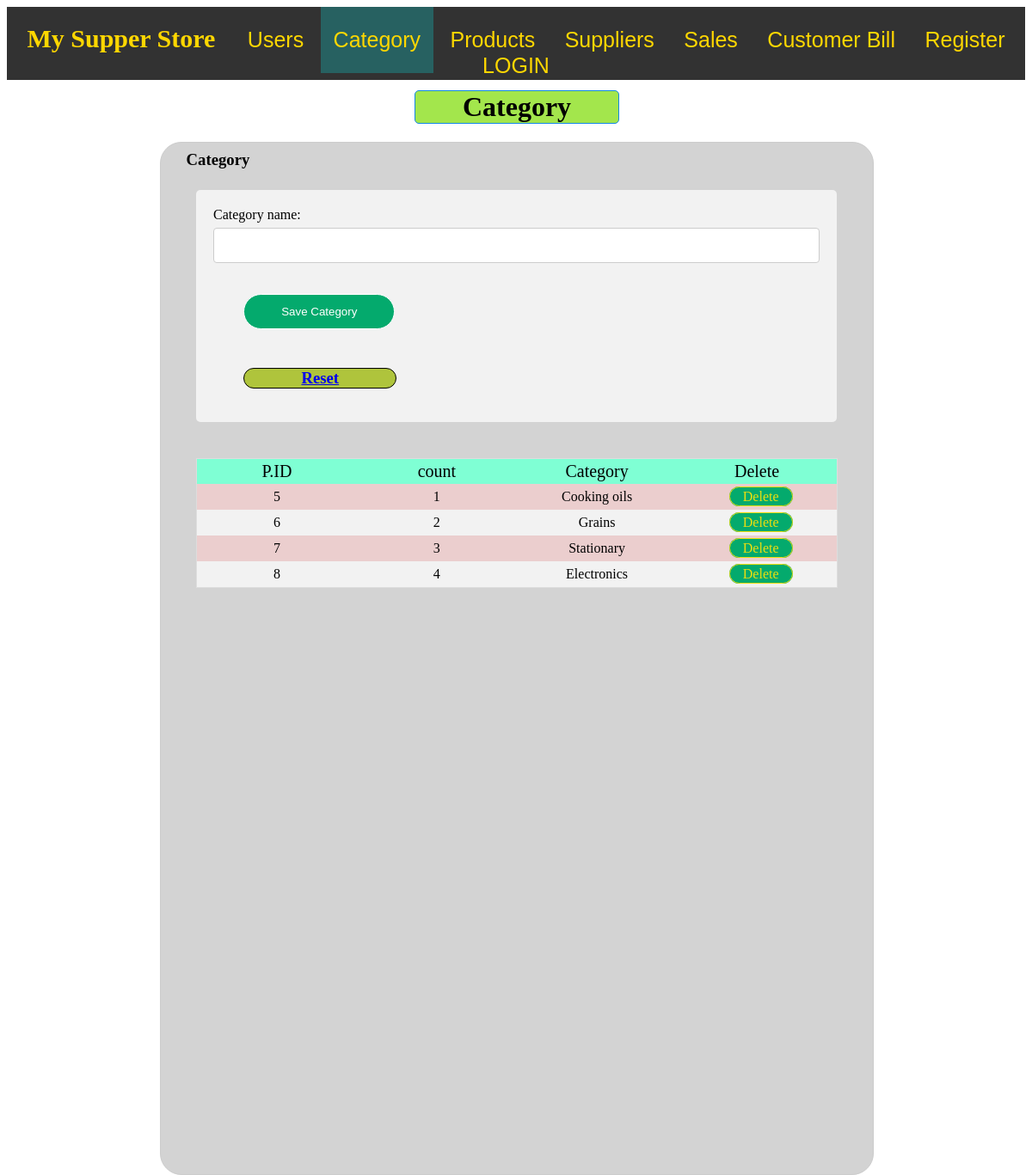
The page /category/ on the database its author committed.
### members/models.py (models this page shows, shortened)
class Category(models.Model):
    category_name=models.CharField(max_length=255)
    is_deleted = models.BooleanField(default=False)

### members/views.py (the view)
# urls.py: path("category/",views.category,name="category"),
def category(request):
    error=False
    msg=False
    try:
      if request.method == 'POST':
        form =Category_form() # Return form to html
        category_name=str(request.POST.get('category_name')).capitalize()
        allcategory=Category.objects.filter(is_deleted=False).values()
        for entry in allcategory:
          if category_name==entry['category_name']:
            error=True
            break
        else:
            prod=Category(category_name=category_name)
            prod.save()
            msg=True
      else:
        form=Category_form()
    except:
            pass
    mycategory = Category.objects.filter(is_deleted=False).values()
    data={'form':form ,'error':error,'mycategory':mycategory,'msg':msg }
    return render(request,'category.html',data)

### members/forms.py
class Category_form(forms.Form):
    category_name=forms.CharField(max_length=255)

### templates/category.html (shortened to what this page needs)
{% extends "master1.html" %}
{% block content %}
<div style="height:1200px" >
  <h1 style="text-align:center;margin-left:40%;margin-top:1% ;background-color:rgb(163, 230, 76);
  border: 1px solid rgb(19, 135, 230); width:20%;
  border-radius: 5px;">Category</h1>
  <div style="width:70% ; background-color:lightgray; margin-left:15% ;
  margin-top:1% ; height:100% ;border: 1px solid #ccc;
  border-radius: 25px; " >
  <h3 style="text-align:left;margin-left:30px ;margin-top:1% ;" > Category </h3>
  <div class="container" style="width:85% ;;margin-left:5% ;margin-top:3%;">
      <form method='post'>
      {{form}}
      <input type="submit" style="width:25% ; margin-top:20px ;   border: 1px solid;
      border-radius: 25px; margin-left:5% " value="Save Category">
      </form>
      <h3 style="width:25% ; margin-top:20px ; text-align:center ; border: 1px solid;background-color:rgb(175, 196, 60);
      border-radius: 25px; margin-left:5% " ><a class="nav-link" href="/category/"> Reset</a> </h3>
  </div>
    <table style="width:90%;margin:5%">
      <thead>
        <tr style="text-align:center; width:150px">
          <td style="width:5%;background-color: aquamarine;font-size: 20px"> P.ID </td>
          <td style="width:5%;background-color: aquamarine;font-size: 20px"> count </td>
          <td style="background-color: aquamarine;font-size: 20px"> Category </td>
          <td style="background-color: aquamarine;font-size: 20px">Delete</td>
        </tr>
      </thead>
        {% for x in mycategory %}
        <tr style="text-align:center ; margin-top:25px ;" >
          <td> <a href="/show_category/{{ x.id }}">{{ x.id }}</a> </td>
          <td> {{ forloop.counter }} </td>
          <td> {{ x.category_name }} </td>
          <td> <a onclick="return confirm('Are you sure you want to delete this?')" name="navlink" style="width:200% ; border: 1px solid;
            border-radius: 25px; margin-left:5% " href={%url 'delete_category' id=x.id %}>Delete </td>
        </tr>
        {% endfor %}
    </table>
</div>
{% endblock %}

### static/main.css (style rules this page uses)
input[type=text], select, textarea { width: 100%; padding: 12px; border: 1px solid #ccc; border-radius: 4px; box-sizing: border-box; margin-top: 6px; margin-bottom: 16px; resize: vertical }
input[type=submit] { width: 20%; background-color: #04AA6D; color: white; padding: 12px 30px 12px 30px; border: none; border-radius: 25px; cursor: pointer; margin-bottom: 25px; text-align: center; }
a[name=navlink] { width: 100%; background-color: #04AA6D; color: rgb(236, 222, 15); padding: 2px 15px 2px 15px; border-color:#9b6d31; border-radius: 4px; cursor: pointer; text-decoration: none; border: 2px solid; border-radius: 15px; }
.container { border-radius: 5px; background-color: #f2f2f2; padding: 20px; }
table { border-collapse: collapse; border-spacing: 0; margin-left:0%; width: 100%; border: 1px solid #ddd; }
table a { text-decoration: none; color: black; }
td { text-align: left; padding: 1px; text-align:center; width:15% }
thead { background-color: aquamarine; }
tr { text-align:center; width:15%; height: 30px; }
tr:nth-child(even) { background-color: #f2f2f2; text-align:center ; margin-top:25px }
tr:nth-child(odd) { background-color: #ebcece; text-align:center ; margin-top:25px }

### rows shown on the page
Category: id "5", category_name "Cooking oils"
Category: id "6", category_name "Grains"
Category: id "7", category_name "Stationary"
Category: id "8", category_name "Electronics"
